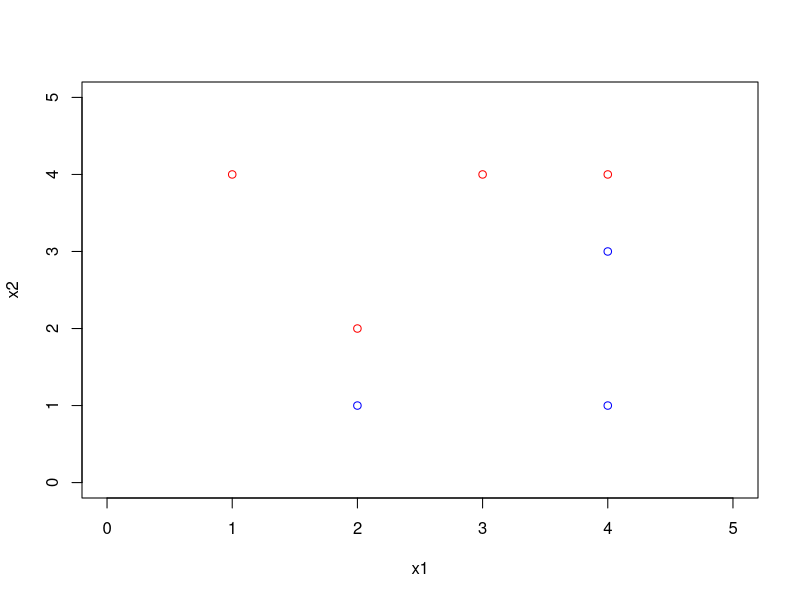
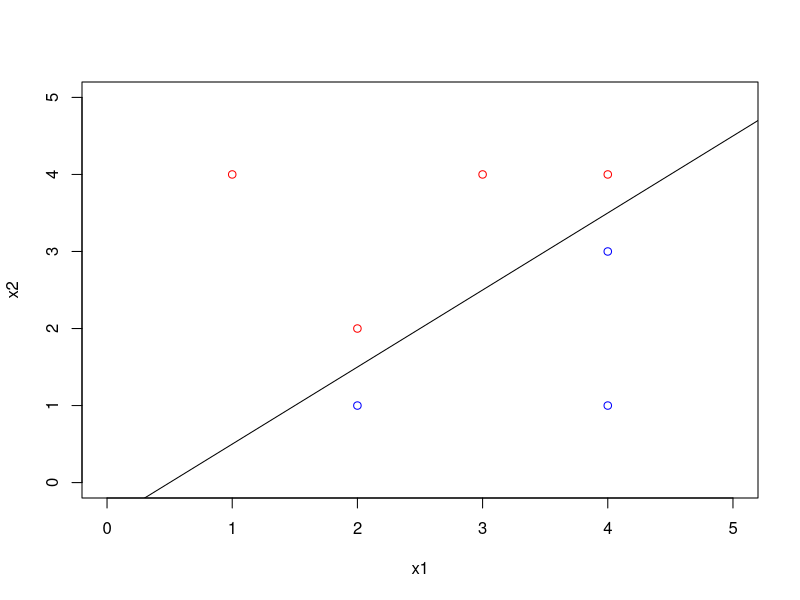
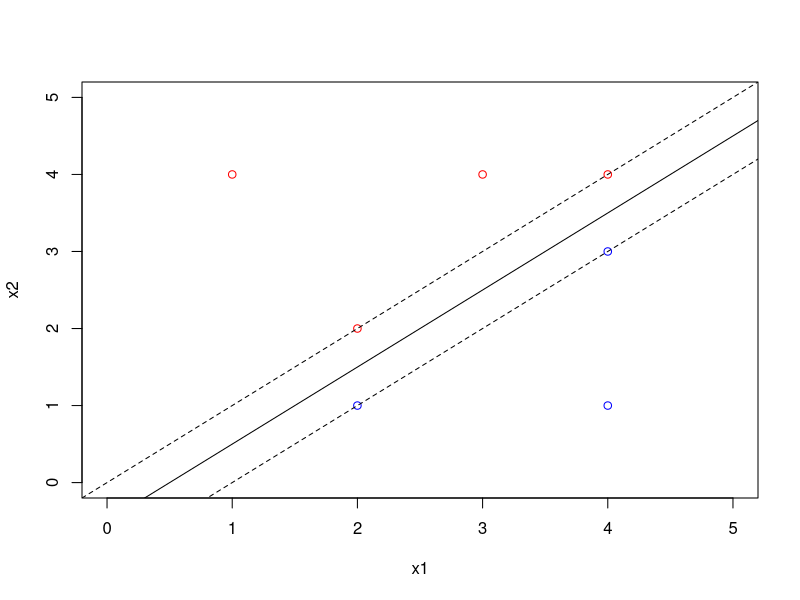
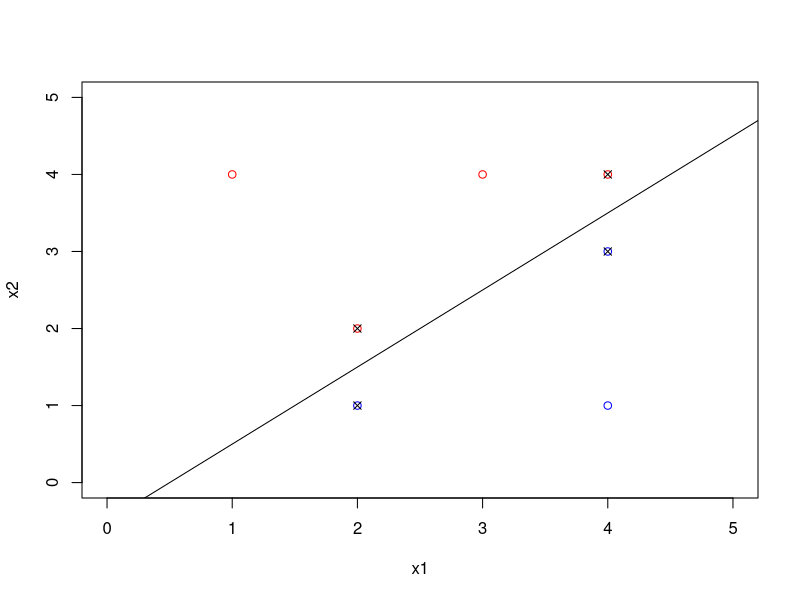
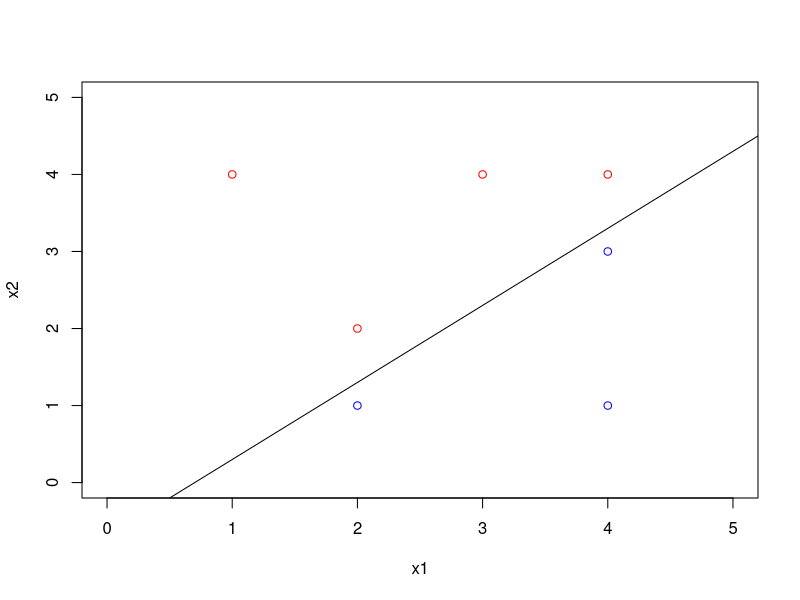
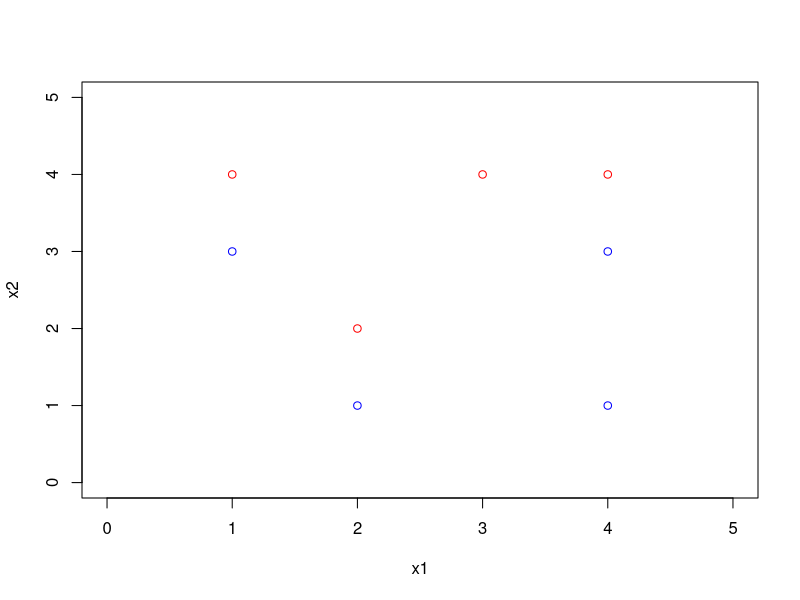
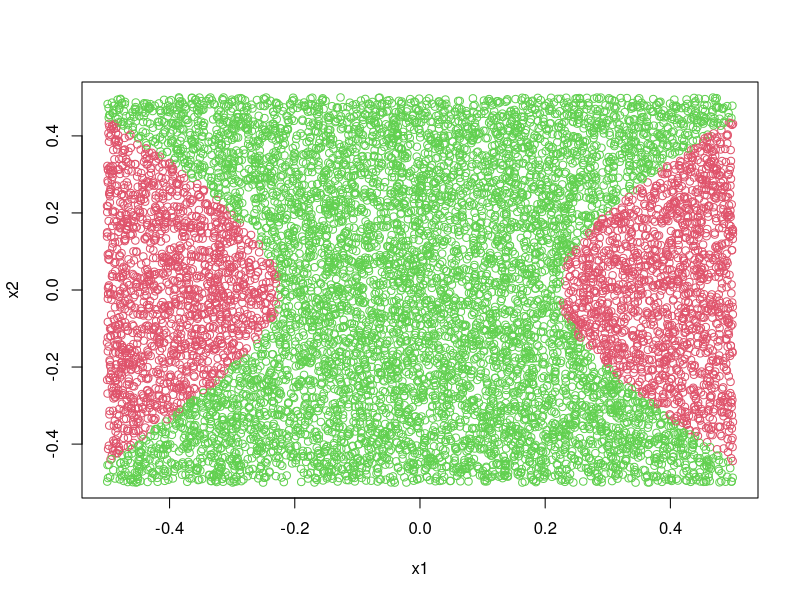
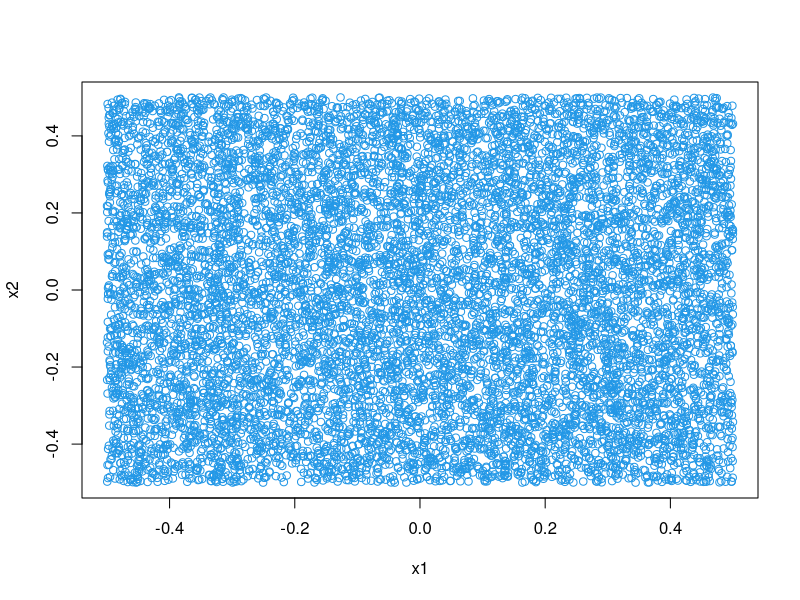

Source code (R) for these figures, in order:
## ---- chunk 1
knitr::opts_chunk$set(echo = TRUE)
## ---- chunk 2
library(e1071)
## ---- chunk 3
x1 <- c(3,2,4,1,2,4,4)
x2 <- c(4,2,4,4,1,3,1)
y <- c(rep("red",4),rep("blue",3))
plot(x1,x2,col=y,xlim=c(0,5),ylim=c(0,5))
## ---- chunk 4
plot(x1,x2,col=y,xlim=c(0,5),ylim=c(0,5))
abline(-0.5, 1)
## ---- chunk 5
plot(x1,x2,col=y,xlim=c(0,5),ylim=c(0,5))
abline(-0.5, 1)
abline(0,1,lty=2)
abline(-1,1,lty=2)
## ---- chunk 6
plot(x1,x2,col=y,xlim=c(0,5),ylim=c(0,5))
abline(-0.5, 1)
points(c(2,2,4,4),c(2,1,4,3), pch=4)
## ---- chunk 7
plot(x1,x2,col=y,xlim=c(0,5),ylim=c(0,5))
abline(-0.7, 1)
## ---- chunk 8
plot(x1,x2,col=y,xlim=c(0,5),ylim=c(0,5))
points(1,3, col = "blue")
## ---- chunk 9
x1 <- runif(10000) - 0.5
x2 <- runif(10000) - 0.5
y <- 1*(x1^2-x2^2 > 0.05)
## ---- chunk 10
plot(x1, x2, col=(3-y))
## ---- chunk 11
logis_mod <- glm(y~x1+x2, family = binomial)
summary(logis_mod)
## ---- chunk 12
data <- data.frame(x1=x1, x2=x2, y=y)
logis_prob <- predict(logis_mod, data, type = "response")
logis_pred <- ifelse(logis_prob>0.5, 1, 0)
plot(x1, x2, col = (4-logis_pred))
## ---- chunk 13
logis_pred <- ifelse(logis_prob>0.3, 1, 0)
plot(x1, x2, col = (4-logis_pred))
## ---- chunk 14
logis_mod <- glm(y~x1:x2+I(x1^2)+I(x2^2), family = binomial)
summary(logis_mod)
## ---- chunk 15
logis_prob <- predict(logis_mod, data, type = "response")
logis_pred <- ifelse(logis_prob>0.5, 1, 0)
plot(x1, x2, col = (4-logis_pred))
## ---- chunk 16
data <- data.frame(x1=x1, x2=x2, y=as.factor(y))
svm_mod <- svm(y~., data = data, kernel = "linear", cost = 1, scale = F)
svm_pred <- predict(svm_mod, data)
plot(x1,x2,col=(3-as.numeric(svm_pred)))
## ---- chunk 17
svm_mod <- svm(y~., data = data, kernel = "polynomial", degree = 2, cost = 1, scale = F)
svm_pred <- predict(svm_mod, data)
plot(x1,x2,col=(3-as.numeric(svm_pred)))
